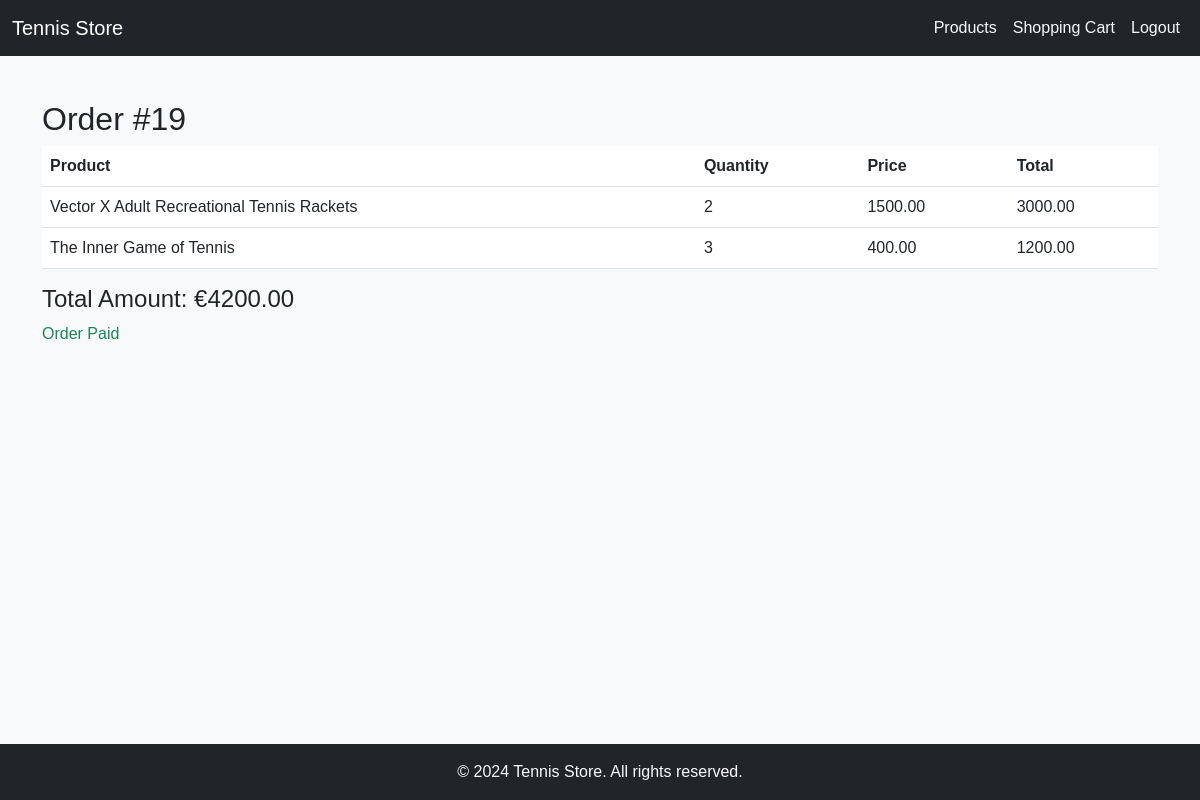
Page /order/19/ (signed in) on the committed database.
### store/models.py (models this page shows, shortened)
class Order(models.Model):
    user = models.ForeignKey(settings.AUTH_USER_MODEL, on_delete=models.CASCADE)
    total_amount = models.DecimalField(max_digits=10, decimal_places=2)
    created_at = models.DateTimeField(auto_now_add=True)
    status = models.CharField(max_length=20, default='Pending')

class OrderItem(models.Model):
    order = models.ForeignKey(Order, on_delete=models.CASCADE)
    product = models.ForeignKey(Product, on_delete=models.CASCADE)
    quantity = models.IntegerField()

class Product(models.Model):
    name = models.CharField(max_length=255)
    description = models.TextField()
    price = models.DecimalField(max_digits=10, decimal_places=2)
    image = models.ImageField(upload_to='products/')

### store/views.py (the view)
# urls.py: path('order/<int:order_id>/', views.view_order, name='view_order'),
def view_order(request, order_id):
    order = get_object_or_404(Order, id=order_id, user=request.user)
    return render(request, 'order.html', {'order': order})

### store/templatetags/multiply.py (called while the page is built)
@register.filter(name='multiply')
def multiply(value, arg):
    try:
        return value * arg
    except (ValueError, TypeError):
        return ''

### store/templates/order.html
{% extends 'base.html' %}
{% load multiply %}
{% block content %}
<h2>Order #{{ order.id }}</h2>
<table class="table">
    <thead>
        <tr>
            <th>Product</th>
            <th>Quantity</th>
            <th>Price</th>
            <th>Total</th>
        </tr>
    </thead>
    <tbody>
        {% for item in order.orderitem_set.all %}
        <tr>
            <td>{{ item.product.name }}</td>
            <td>{{ item.quantity }}</td>
            <td>{{ item.product.price }}</td>
            <td>{{ item.product.price|multiply:item.quantity }}</td>
        </tr>
        {% endfor %}
    </tbody>
</table>
<h4>Total Amount: €{{ order.total_amount }}</h4>
{% if order.status == 'Pending' %}
<a href="{% url 'cancel_order' order.id %}" class="btn btn-danger">Cancel Order</a>
<a href="{% url 'pay_order' order.id %}" class="btn btn-success">Pay Now</a>
{% elif order.status == 'Paid' %}
<p class="text-success">Order Paid</p>
{% endif %}
{% endblock %}

### store/static/css/styles.css (style rules this page uses)
body { font-family: 'Arial', sans-serif; background-color: #f8f9fa; }
html { height: 100%; }
body { display: flex; flex-direction: column; min-height: 100vh; }

### rows in the picture
Order: id "19", total_amount "4200.00"
OrderItem: product.name "Vector X Adult Recreational Tennis Rackets", quantity "2", product.price "1500.00", product.price|multiply "3000.00"
OrderItem: product.name "The Inner Game of Tennis", quantity "3", product.price "400.00", product.price|multiply "1200.00"
